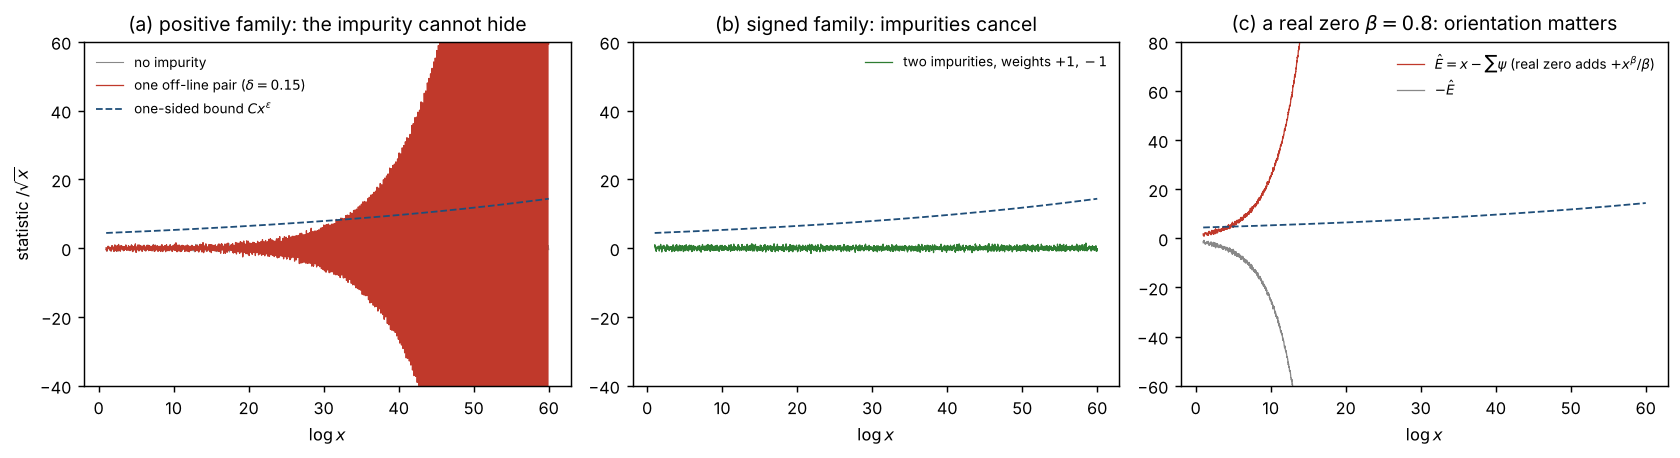

Generate this figure with Python:
#!/usr/bin/env python3
"""Step 1 of the human path: why a positive-weight family makes a one-sided bound decisive.

Model (explicit formula, main terms only): for a family of L-functions with zero sets Z_chi,
    x - sum_chi c_chi psi(x, chi)  ~  sum_chi c_chi sum_{rho in Z_chi} x^rho / rho      (c_chi0 = 1)
With all c_chi = 1 (the family of all characters mod q, i.e. primes = 1 mod q) every zero enters
with the same coefficient.  We use synthetic zero sets (ordinates of zeta's first 200 zeros, shifted
per member, all on the line) and plant impurities:
 (a) positive family, one off-line pair 1/2 + delta +- i gamma* in one member;
 (b) signed family c = (+1, -1, ...): the same impurity in two members with opposite signs;
 (c) a real zero beta (Siegel-type) in one member, seen through the statistic
     E_hat = x - sum psi  (each real zero adds + x^beta/beta)  and through -E_hat.
Statistics are normalised by sqrt(x) and compared with a one-sided bound C x^{eps}.
Writes positivity_by_design.json and positivity_by_design.png.
"""
import json, math, os
import numpy as np
import matplotlib; matplotlib.use('Agg'); import matplotlib.pyplot as plt

ROOT = os.path.dirname(os.path.dirname(os.path.dirname(os.path.abspath(__file__))))
g0 = np.array(json.load(open(os.path.join(ROOT, 'data', 'zeros_1200.json'))))[:200]
rng = np.random.default_rng(0)
members = [g0 + rng.uniform(-3, 3)] + [g0 * rng.uniform(0.9, 1.1) + rng.uniform(-3, 3) for _ in range(3)]
u = np.linspace(1, 60, 6000); x = np.exp(u)

def S(gammas, beta=0.5, weight=1.0):
    """sum over the pairs beta +- i gamma of x^rho/rho, normalised by sqrt(x)."""
    tot = np.zeros_like(u)
    for g in gammas:
        rho = complex(beta, g)
        tot += weight * 2 * (np.exp((rho - 0.5) * u) / rho).real
    return tot

base = [S(m) for m in members]
delta, gstar = 0.15, 30.0
imp = S([gstar], beta=0.5 + delta)
pos_clean = sum(base)
pos_imp = pos_clean + imp                                   # (a)
signed = base[0] - base[1] + base[2] - base[3] + imp - imp  # (b) impurity in members 0 and 1, opposite signs
beta_real = 0.8
real_term = np.exp((beta_real - 0.5) * u) / beta_real       # (c) + x^beta / beta, normalised
Ehat = pos_clean + real_term

eps, C = 0.02, 3 * np.max(np.abs(pos_clean))
bound = C * np.exp(eps * u)
def first_violation(stat):
    v = np.nonzero(stat > bound)[0]
    return float(u[v[0]]) if len(v) else None
# localised windows [Y, Y^{1.2}] in log scale: does every late window contain a violation?
def windows_with_violation(stat, lo=20):
    res = []
    a = lo
    while a * 1.2 <= u[-1]:
        m = (u >= a) & (u <= a * 1.2)
        res.append(bool(np.any(stat[m] > bound[m]))); a *= 1.2
    return res
out = dict(delta=delta, gamma_star=gstar, beta_real=beta_real, eps=eps, C=float(C),
           first_violation_log_x={'positive_clean': first_violation(pos_clean), 'positive_impurity': first_violation(pos_imp),
                                  'signed_two_impurities': first_violation(signed),
                                  'real_zero_Ehat': first_violation(Ehat), 'real_zero_minus_Ehat': first_violation(-Ehat)},
           late_windows_violated_positive_impurity=windows_with_violation(pos_imp),
           max_abs_signed=float(np.max(np.abs(signed))), max_abs_clean=float(np.max(np.abs(pos_clean))))
print(json.dumps(out, indent=1))
json.dump(out, open(os.path.join(os.path.dirname(os.path.abspath(__file__)), 'positivity_by_design.json'), 'w'), indent=1)

plt.rcParams.update({'font.size': 9})
fig, ax = plt.subplots(1, 3, figsize=(13, 3.6))
ax[0].plot(u, pos_clean, color='#888888', lw=0.6, label='no impurity')
ax[0].plot(u, pos_imp, color='#c0392b', lw=0.7, label=f'one off-line pair ($\\delta={delta}$)')
ax[0].plot(u, bound, '--', color='#1f4e79', lw=1, label='one-sided bound $Cx^{\\varepsilon}$')
ax[0].set_title('(a) positive family: the impurity cannot hide'); ax[0].set_xlabel('$\\log x$'); ax[0].set_ylabel('statistic $/\\sqrt{x}$')
ax[0].legend(frameon=False, fontsize=7.5); ax[0].set_ylim(-40, 60)
ax[1].plot(u, signed, color='#2e7d32', lw=0.7, label='two impurities, weights $+1,-1$')
ax[1].plot(u, bound, '--', color='#1f4e79', lw=1)
ax[1].set_title('(b) signed family: impurities cancel'); ax[1].set_xlabel('$\\log x$'); ax[1].legend(frameon=False, fontsize=7.5)
ax[1].set_ylim(-40, 60)
ax[2].plot(u, Ehat, color='#c0392b', lw=0.7, label='$\\hat E=x-\\sum\\psi$ (real zero adds $+x^\\beta/\\beta$)')
ax[2].plot(u, -Ehat, color='#888888', lw=0.7, label='$-\\hat E$')
ax[2].plot(u, bound, '--', color='#1f4e79', lw=1)
ax[2].set_title(f'(c) a real zero $\\beta={beta_real}$: orientation matters'); ax[2].set_xlabel('$\\log x$')
ax[2].legend(frameon=False, fontsize=7.5); ax[2].set_ylim(-60, 80)
fig.tight_layout(); fig.savefig(os.path.join(os.path.dirname(os.path.abspath(__file__)), 'positivity_by_design.png'), dpi=130, bbox_inches='tight')
